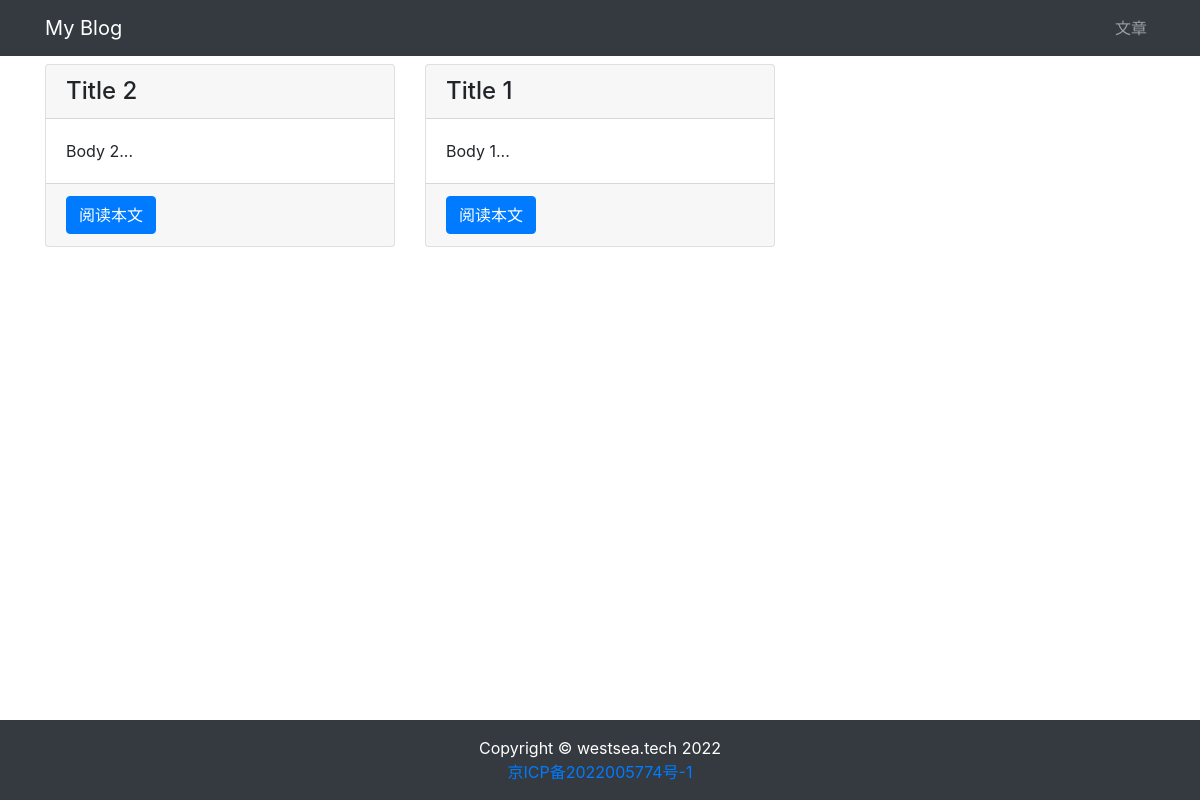
Before: /article/article-list/ with the older database file.
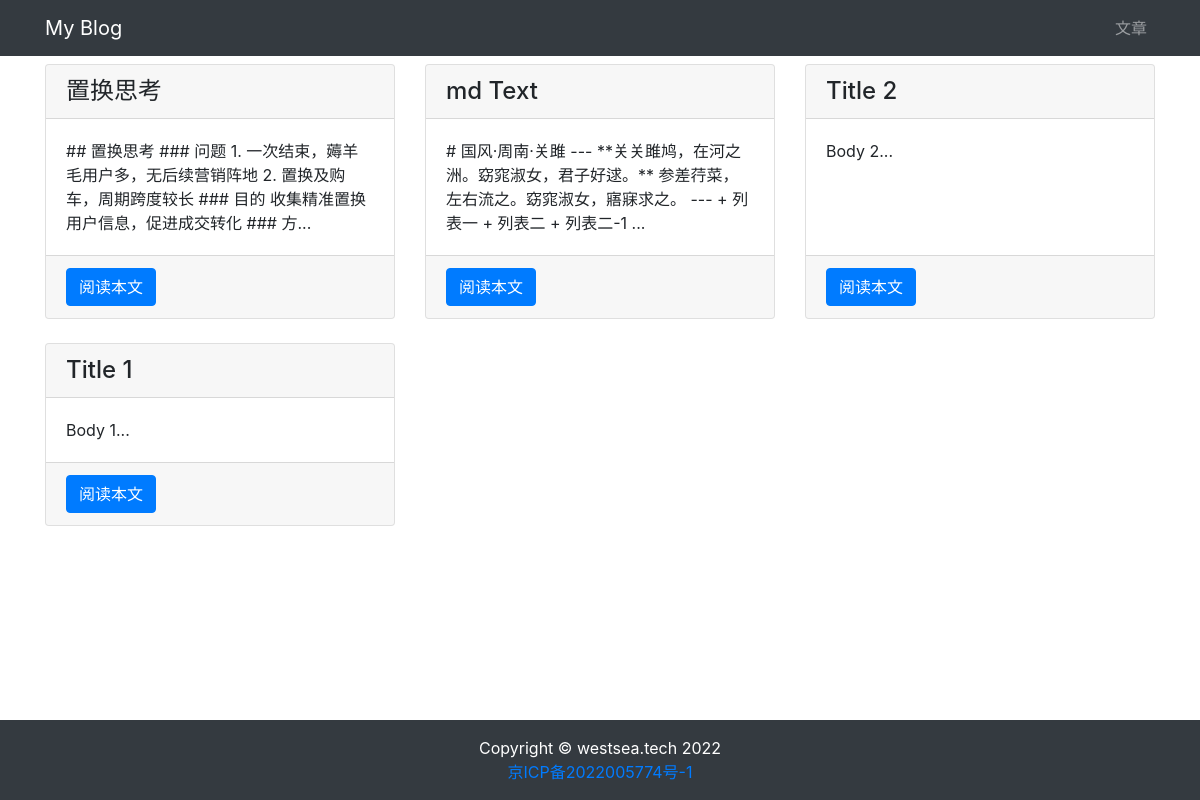
After: the same page with the newer database file.
### article/models.py (models this page shows, shortened)
class ArticlePost(models.Model):
    author = models.ForeignKey(User, on_delete=models.CASCADE)
    title = models.CharField(max_length=100)
    body = models.TextField()
    created = models.DateTimeField(default=timezone.now)
    updated = models.DateTimeField(auto_now=True)
    class Meta:
        ordering = ('-created',)

### article/views.py (the view)
# urls.py: path('article-list/', views.article_list, name='article_list'),
def article_list(request):
    articles = ArticlePost.objects.all()
    context = {'articles': articles}
    return render(request, 'article/list.html', context)

### article/templates/article/list.html (shortened to what this page needs)
{% extends 'base.html' %}
{% load static %}
{% block content %}
<div class="container">
  <div class="row mt-2">
    {% for article in articles %}
    <div class="col-4 mb-4">
      <div class="card h-100">
        <h4 class="card-header">{{article.title}}</h4>
        <div class="card-body">
          <p class="card-text">{{article.body|slice:'100'}}...</p>
        </div>
        <div class="card-footer">
          <a href="{% url 'article:article_detail' article.id %}" class="btn btn-primary">阅读本文</a>
        </div>
      </div>
    </div>
    {% endfor %}
  </div>
</div>
{% endblock content %}

### article/templates/base.html (shortened to what this page needs)
{% load static %}
<!DOCTYPE html>
<html lang="en">
<head>
    <link rel="stylesheet" href="{% static 'bootstrap/css/bootstrap.min.css' %}">
    <link rel="stylesheet" href="{% static 'md_css/material.css' %}">
</head>
<body>
    {% include 'header.html' %}
    {% block content %}
    {% endblock content %}
    {% include 'footer.html' %}
</body>
</html>

### article/templates/header.html
<nav class="navbar navbar-expand-lg navbar-dark bg-dark">
  <div class="container">
    <a class="navbar-brand" href="#">My Blog</a>
    <div>
      <ul class="navbar-nav">
        <li class="nav-item">
          <a class="nav-link" href="{% url 'article:article_list' %}">文章</a>
        </li>
      </ul>
    </div>
  </div>
</nav>

### article/templates/footer.html
{% load static %}
<div>
    <br><br><br>
</div>
<footer class="py-3 bg-dark fixed-bottom">
    <div class="container">
        <p class="m-0 text-center text-white">Copyright &copy; westsea.tech 2022
            <br>
            <a href="https://beian.miit.gov.cn/" target="_blank">京ICP备2022005774号-1</a>
        </p>
    </div>
</footer>

Changed rows visible on the page:
added ArticlePost: title "置换思考", body "## 置换思考 ### 问题 1. 一次结束，薅羊毛用户多，无后续营销阵地 2. 置换及购车，周期跨度较长 ### 目的 收集精准置换用户信息，促进成交转化 ### 方"
added ArticlePost: title "md Text", body "# 国风·周南·关雎 --- **关关雎鸠，在河之洲。窈窕淑女，君子好逑。** 参差荇菜，左右流之。窈窕淑女，寤寐求之。 --- + 列表一 + 列表二 + 列表二-1"
